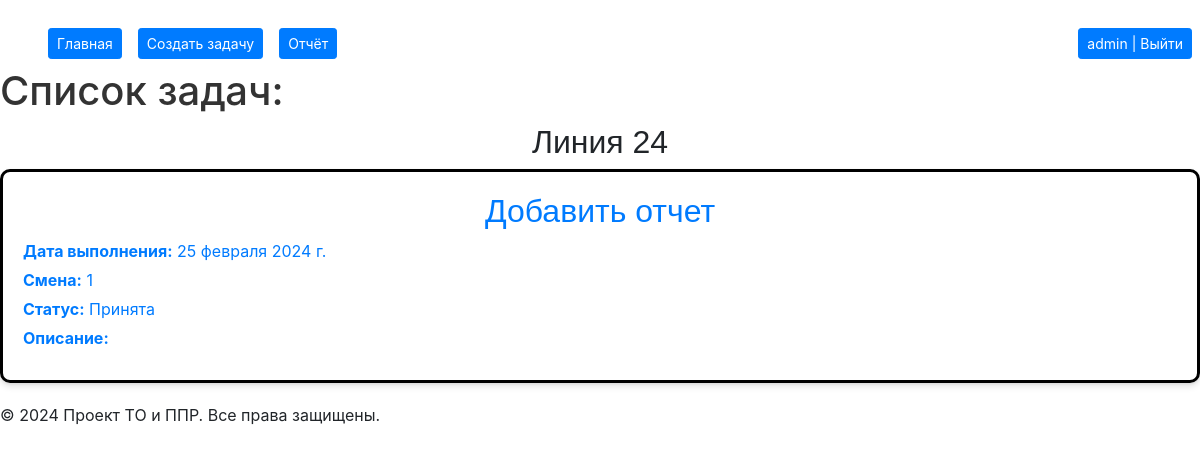
The app's page / (signed in), older data.
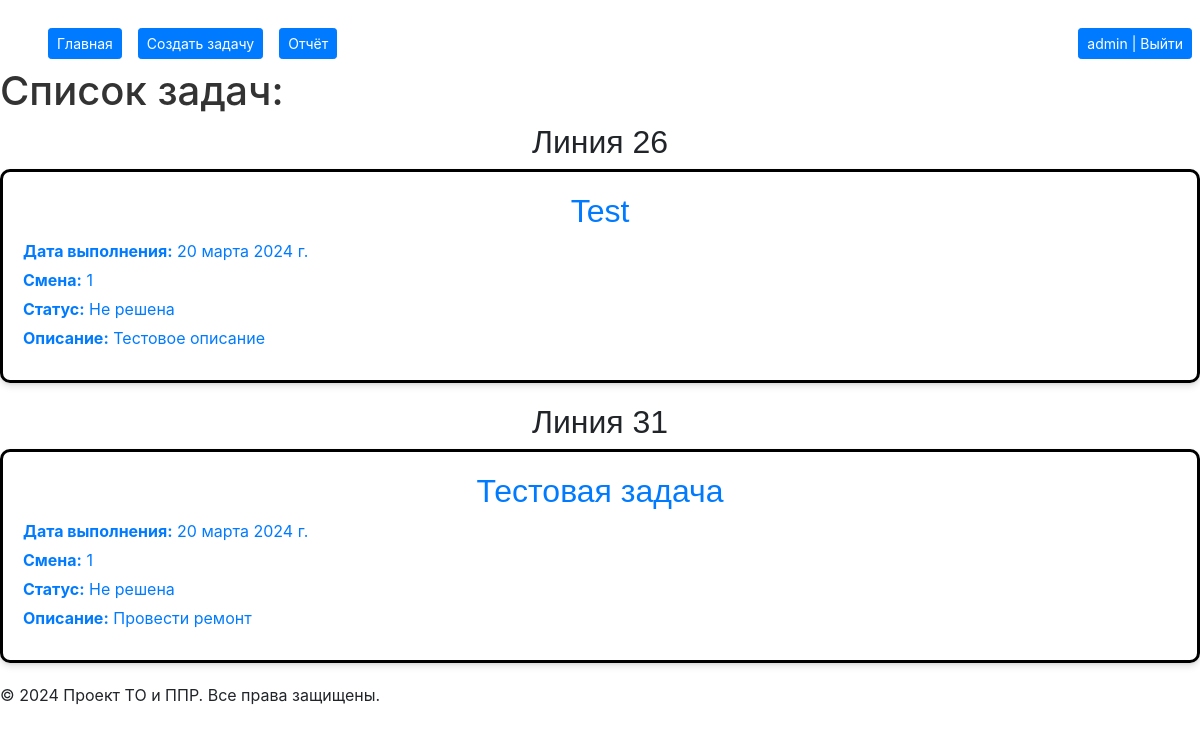
The same page, newer data.
### task_TO/models.py (models this page shows, shortened)
class Task(models.Model):
    STATUS_CHOICES = [
        ('Не решена', 'Не решена'),
        ('Принята', 'Принята'),
        ('Выполнено', 'Выполнено'),
    ]
    LINE_CHOICES = [
        ('24', '24'),
        ('25', '25'),
        ('26', '26'),
        ('31', '31'),
        ('33', '33'),
    ]
    SHIFT_CHOICES = [
        ('1', '1'),
        ('2', '2'),
        ('3', '3'),
    ]
    created_at = models.DateTimeField(auto_now_add=True)
    task_name = models.CharField(max_length=255)
    description = models.TextField(blank=True)
    status = models.CharField(max_length=20, choices=STATUS_CHOICES, default='Не решена')
    line = models.CharField(max_length=20, choices=LINE_CHOICES, default='31')
    shift_name = models.CharField(max_length=2, choices=SHIFT_CHOICES,  default='1')
    completion_date = models.DateField(null=True, blank=True)
    comment = models.TextField(blank=True)

### task_TO/views.py (the view)
# urls.py: path('', index_mechanics, name='index_mechanics'),
def index_mechanics(request):
    user = list(request.user.groups.all())
    user = [group.name for group in user]
    if "TechnicianI" in user:
        task24 = Task.objects.filter(line='24').exclude(status='Выполнено').prefetch_related('image_set').all()
        task25 = Task.objects.filter(line='25').exclude(status='Выполнено').prefetch_related('image_set').all()
        task26 = Task.objects.filter(line='26').exclude(status='Выполнено').prefetch_related('image_set').all()
    else:
        task24 = []
        task25 = []
        task26 = []
    if "Technician" in user:
        task31 = Task.objects.filter(line='31').exclude(status='Выполнено').prefetch_related('image_set').all()
        task33 = Task.objects.filter(line='33').exclude(status='Выполнено').prefetch_related('image_set').all()
    else:
        task31 = []
        task33 = []
    return render(request, 'TO/index.html', {
        "task24": task24,
        'task25': task25,
        'task26': task26,
        'task31': task31,
        'task33': task33,
    })

### templates/TO/index.html (shortened to what this page needs)
{% extends 'base.html' %}
{% block content %}
    <h1>Список задач:</h1>
{% if task24 %}
        <h2 style="text-align: center;">Линия 24</h2>
        <ul class="task-list">
            {% for task in task24 %}
                <a href="{% url 'edit_task' task.id %}"><li class="task-item">
        <h2>{{ task.task_name }}</h2>
        <div class="task-details">
            <p><strong>Дата выполнения:</strong> {{ task.completion_date }}</p>
            <p><strong>Смена:</strong> {{ task.shift_name }}</p>
            <p><strong>Статус:</strong> {{ task.status }}</p>
            <p><strong>Описание:</strong> {{ task.description }}</p>
        </div>
                </li></a>
            {% endfor %}
        </ul>
    {% endif %}
            {% if task26 %}
                <h2 style="text-align: center;">Линия 26</h2>
          <ul class="task-list">
            {% for task in task26 %}
                <a href="{% url 'edit_task' task.id %}"><li class="task-item">
        <h2>{{ task.task_name }}</h2>
        <div class="task-details">
            <p><strong>Дата выполнения:</strong> {{ task.completion_date }}</p>
            <p><strong>Смена:</strong> {{ task.shift_name }}</p>
            <p><strong>Статус:</strong> {{ task.status }}</p>
            <p><strong>Описание:</strong> {{ task.description }}</p>
        </div>
                </li></a>
            {% endfor %}
        </ul>
    {% endif %}
            {% if task31 %}
                <h2 style="text-align: center;">Линия 31</h2>
          <ul class="task-list">
            {% for task in task31 %}
                <a href="{% url 'edit_task' task.id %}"><li class="task-item">
        <h2>{{ task.task_name }}</h2>
        <div class="task-details">
            <p><strong>Дата выполнения:</strong> {{ task.completion_date }}</p>
            <p><strong>Смена:</strong> {{ task.shift_name }}</p>
            <p><strong>Статус:</strong> {{ task.status }}</p>
            <p><strong>Описание:</strong> {{ task.description }}</p>
        </div>
                </li></a>
            {% endfor %}
        </ul>
    {% endif %}
{% endblock %}

Row changes from the older to the newer data that the page shows:
removed Task: task_name "Добавить отчет", completion_date "25 февраля 2024 г.", shift_name "1", status "Принята", shown under "Линия 24"
added Task: task_name "Test", completion_date "20 марта 2024 г.", shift_name "1", status "Не решена", description "Тестовое описание", shown under "Линия 26"
added Task: task_name "Тестовая задача", completion_date "20 марта 2024 г.", shift_name "1", status "Не решена", description "Провести ремонт", shown under "Линия 31"
Text that changed along with them:
text no longer shown: "Линия 24"
text now shown: "Линия 26 Линия 31"
